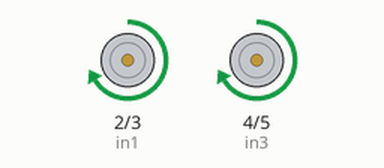
Recording of a sketch running on a simulated Arduino Uno, built with avr-gcc and run on an emulated ATmega328P. Shown: motor-driver pin pairs drawn as motors (green arrow = first pin HIGH = forward, orange = second pin HIGH = backward, longer = more drive, scaled by the enable pin).

Above: at 1.0 s.
At 3.0 s:
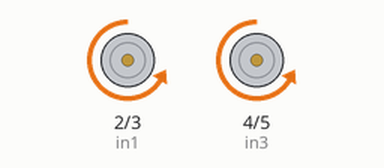
At 4.5 s:
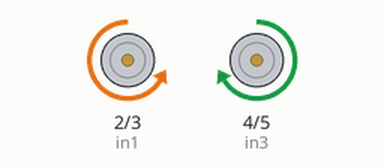
At 7.0 s:
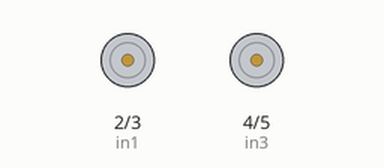
Timing chart, 0 to 10.4 s (numbered marks = the images above):
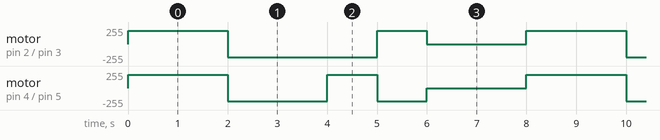

The sketch:

ultrasonic.ino
```cpp
// Motor A pins
int enA = 9;
int in1 = 2;
int in2 = 3;

// Motor B pins
int enB = 10;
int in3 = 4;
int in4 = 5;

void setup() {
  // Set motor control pins as output
  pinMode(enA, OUTPUT);
  pinMode(in1, OUTPUT);
  pinMode(in2, OUTPUT);
  pinMode(enB, OUTPUT);
  pinMode(in3, OUTPUT);
  pinMode(in4, OUTPUT);

  // Initial state: Stop
  stopMotors();
}

void loop() {
  forward();
  delay(2000);

  backward();
  delay(2000);

  turnLeft();
  delay(1000);

  turnRight();
  delay(1000);

  stopMotors();
  delay(2000);
}

// Move forward
void forward() {
  digitalWrite(in1, HIGH);
  digitalWrite(in2, LOW);
  digitalWrite(in3, HIGH);
  digitalWrite(in4, LOW);
  analogWrite(enA, 200); // Speed control 0-255
  analogWrite(enB, 200);
}

// Move backward
void backward() {
  digitalWrite(in1, LOW);
  digitalWrite(in2, HIGH);
  digitalWrite(in3, LOW);
  digitalWrite(in4, HIGH);
  analogWrite(enA, 200);
  analogWrite(enB, 200);
}

// Turn left
void turnLeft() {
  digitalWrite(in1, LOW);
  digitalWrite(in2, HIGH);
  digitalWrite(in3, HIGH);
  digitalWrite(in4, LOW);
  analogWrite(enA, 200);
  analogWrite(enB, 200);
}

// Turn right
void turnRight() {
  digitalWrite(in1, HIGH);
  digitalWrite(in2, LOW);
  digitalWrite(in3, LOW);
  digitalWrite(in4, HIGH);
  analogWrite(enA, 200);
  analogWrite(enB, 200);
}

// Stop motors
void stopMotors() {
  digitalWrite(in1, LOW);
  digitalWrite(in2, LOW);
  digitalWrite(in3, LOW);
  digitalWrite(in4, LOW);
  analogWrite(enA, 0);
  analogWrite(enB, 0);
}
```

Measured:
- by itself, motor on pin 2 (in1) / pin 3 (in2): repeats every 8.0 s: backward 200/255 3.0 s, forward 200/255 1.0 s, stopped 2.0 s, forward 200/255 2.0 s
- by itself, motor on pin 4 (in3) / pin 5 (in4): repeats every 8.0 s: backward 200/255 2.0 s, forward 200/255 1.0 s, backward 200/255 1.0 s, stopped 2.0 s, forward 200/255 2.0 s
